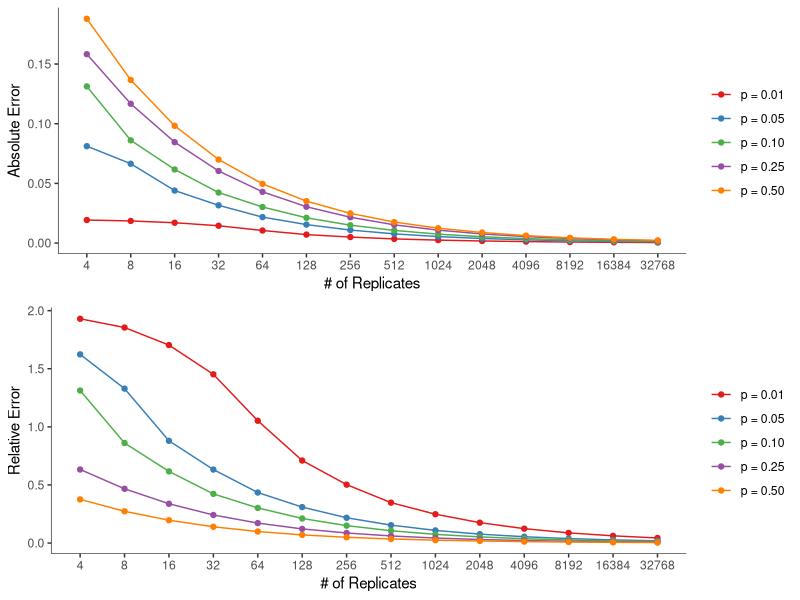

Here is the R script that generated this plot:
## ---- chunk 1
knitr::opts_chunk$set(echo = TRUE)
library(ggplot2)
library(reshape2)
library(gridExtra)
## ---- chunk 2
# Number of observations (data points)
n <- 300000

# Probability
p <- c(0.01, 0.05, 0.10, 0.25, 0.50)
line_labels <- c("p = 0.01", "p = 0.05", "p = 0.10","p = 0.25", "p = 0.50") 

# Replicates (iterations per observation)
r <- rep(NA, 14)
for (i in 2:15) {
  r[i-1] <- 2^i
}

# Set up matrices to record results
abs_error <- matrix(nrow = length(r), ncol = length(p))
rel_error <- matrix(nrow = length(r), ncol = length(p))
## ---- chunk 3
p_hat <- rep(NA, n)
for (i in 1:length(r)) {
  for (j in 1:length(p)) {
    p_hat <- rbinom(n, r[i], p[j]) / r[i]
    abs_error[i,j] <- mean(abs(p[j] - p_hat))
    rel_error[i,j] <- abs_error[i,j] / p[j]
  }
}

## ---- chunk 4
abs_error <- data.frame(abs_error)
abs_error$replicate <- r
abs_error <- melt(abs_error, id.vars = "replicate")

rel_error <- data.frame(rel_error)
rel_error$replicate <- r
rel_error <- melt(rel_error, id.vars = "replicate")
## ---- chunk 5
# Absolute Error
abs_error_plot <- ggplot(abs_error, aes(x=replicate, y=value, group=variable, color=variable)) +
  geom_line() +
  geom_point() +
  scale_x_log10(breaks = r) +
  theme(panel.background = element_blank(), axis.line = element_line(size = .2)) +
  xlab("# of Replicates") + ylab("Absolute Error") + 
  scale_color_manual(values=c("#E41B1B", "#387EB8", "#4EAF4A", "#984EA3", "#FF7F00"), labels = line_labels, name="")

# Relative Error
rel_error_plot <- ggplot(rel_error, aes(x=replicate, y=value, group=variable, color=variable)) +
  geom_line() +
  geom_point() +
  scale_x_log10(breaks = r) +
  theme(panel.background = element_blank(), axis.line = element_line(size = .2)) +
  labs(x ="# of Replicates", y = "Relative Error") +
  scale_color_manual(values=c("#E41B1B", "#387EB8", "#4EAF4A", "#984EA3", "#FF7F00"), labels = line_labels, name ="")
## ---- chunk 6
grid.arrange(abs_error_plot, rel_error_plot, ncol = 1)
